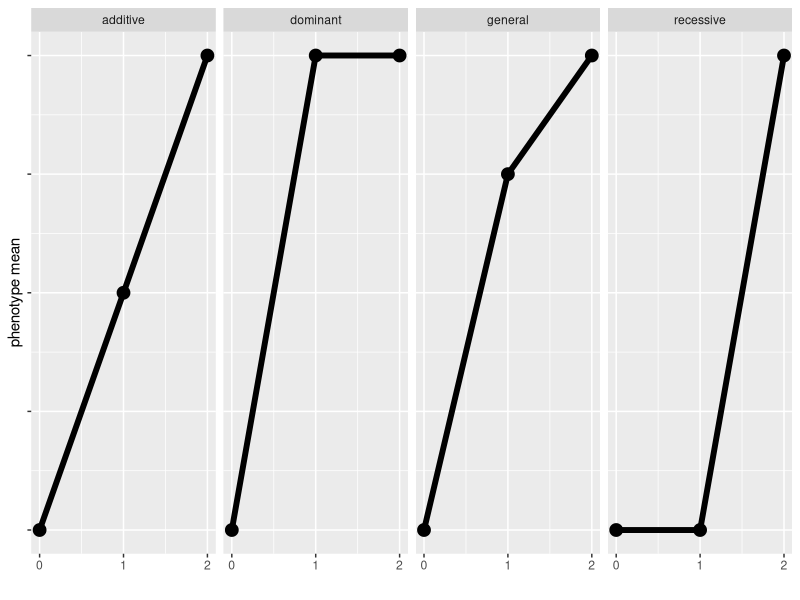

Write R code to recreate this figure.
## ---- chunk 1
knitr::opts_chunk$set(echo = FALSE)
## ---- chunk 2
data <- data.frame(x=rep(0:2,4),y=c(0:2,0,1.5,2,0,2,2,0,0,2),
                   z=rep(c("additive","general","dominant","recessive"), each = 3))
library(ggplot2)
ggplot(data, aes(x,y)) +
  geom_point(size=4) +
  geom_line(size=2) +
  facet_grid(~z) +
  labs(x="",y="phenotype mean") + 
  theme(axis.text.y = element_blank()) +
  scale_x_continuous(breaks=0:2)
